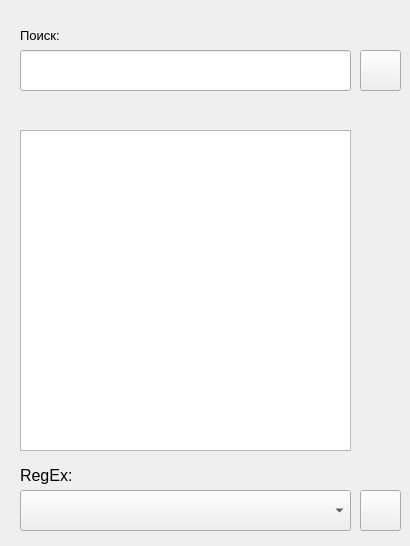
<?xml version="1.0" encoding="UTF-8"?>
<ui version="4.0">
 <class>MainWindow</class>
 <widget class="QMainWindow" name="MainWindow">
  <property name="geometry">
   <rect>
    <x>0</x>
    <y>0</y>
    <width>410</width>
    <height>546</height>
   </rect>
  </property>
  <property name="windowTitle">
   <string>File Searcher</string>
  </property>
  <widget class="QWidget" name="centralWidget">
   <widget class="QListWidget" name="listOfFounds">
    <property name="geometry">
     <rect>
      <x>20</x>
      <y>130</y>
      <width>331</width>
      <height>321</height>
     </rect>
    </property>
   </widget>
   <widget class="QLineEdit" name="searchLine">
    <property name="geometry">
     <rect>
      <x>20</x>
      <y>50</y>
      <width>331</width>
      <height>41</height>
     </rect>
    </property>
   </widget>
   <widget class="QPushButton" name="searchButton">
    <property name="geometry">
     <rect>
      <x>360</x>
      <y>50</y>
      <width>41</width>
      <height>41</height>
     </rect>
    </property>
    <property name="text">
     <string/>
    </property>
   </widget>
   <widget class="QLabel" name="label">
    <property name="geometry">
     <rect>
      <x>20</x>
      <y>460</y>
      <width>91</width>
      <height>31</height>
     </rect>
    </property>
    <property name="font">
     <font>
      <pointsize>12</pointsize>
     </font>
    </property>
    <property name="text">
     <string>RegEx:</string>
    </property>
   </widget>
   <widget class="QComboBox" name="typeOfRegExBox">
    <property name="geometry">
     <rect>
      <x>20</x>
      <y>490</y>
      <width>331</width>
      <height>41</height>
     </rect>
    </property>
   </widget>
   <widget class="QPushButton" name="addRegExButton">
    <property name="geometry">
     <rect>
      <x>360</x>
      <y>490</y>
      <width>41</width>
      <height>41</height>
     </rect>
    </property>
    <property name="text">
     <string/>
    </property>
   </widget>
   <widget class="QLabel" name="searchLabel">
    <property name="geometry">
     <rect>
      <x>20</x>
      <y>20</y>
      <width>331</width>
      <height>31</height>
     </rect>
    </property>
    <property name="font">
     <font>
      <pointsize>10</pointsize>
     </font>
    </property>
    <property name="text">
     <string>Поиск:</string>
    </property>
   </widget>
   <widget class="QLabel" name="searchStatusLabel">
    <property name="geometry">
     <rect>
      <x>20</x>
      <y>110</y>
      <width>331</width>
      <height>20</height>
     </rect>
    </property>
    <property name="text">
     <string/>
    </property>
   </widget>
  </widget>
 </widget>
 <layoutdefault spacing="6" margin="11"/>
 <resources/>
 <connections/>
</ui>
